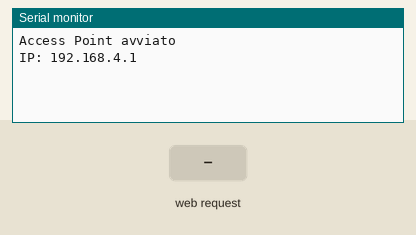
Recording of a program running on a simulated ESP32. Parts: the last lines printed to the serial monitor. Inputs (shaded band) come from the test bench.

Above: at 1.2 s.
1.3 s: HTTP request GET /req1 received
At 2.5 s:
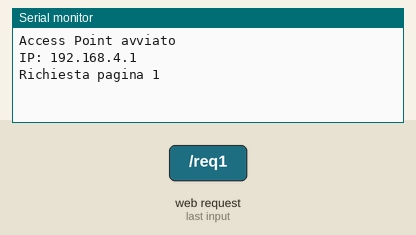
2.8 s: HTTP request GET /req2 received
At 3.6 s:
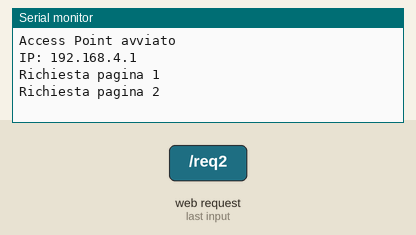

Measured:
- after the input at 1.3 s, the serial monitor: prints a new line at once (image 1)
- after the input at 2.8 s, the serial monitor: prints a new line at once (image 2)

The program:

main.cpp
```cpp
#include <WiFi.h>

const char* ssid = "NOME_RETE_WIFI";
const char* password = "UNA_PASSWORD";

WiFiServer server(80);

void setup_wifi() {
  // Modalità Access Point
  WiFi.softAP(ssid, password);
  Serial.println("Access Point avviato");
  Serial.print("IP: ");
  Serial.println(WiFi.softAPIP());

  server.begin();
}

#define LED_PIN 2
bool ledState = false;

void setup() {
  Serial.begin(115200);

  setup_wifi();

}

void loop() {
  WiFiClient client = server.available();
  if (client) {
    String request = "";
    while (client.connected()) {
      if (client.available()) {
        char c = client.read();
        request += c;
        if (c == '\n' && request.endsWith("\r\n\r\n")) break;
      }
    }

    // Analisi richiesta
    if (request.indexOf("/req1") != -1) {
      ledState = true;
      Serial.println("Richiesta pagina 1");
    }
    if (request.indexOf("/req2") != -1) {
      Serial.println("Richiesta pagina 2");

    }

    // Risposta HTML
    client.println("HTTP/1.1 200 OK");
    client.println("Content-type:text/html");
    client.println();
    client.println("<!DOCTYPE html><html><head><title>ESP32 Web Server</title></head><body>");
    client.println("<h1>Hello World</h1>");
    client.println("<p><a href=\"/req1\"><button>Bottone 1</button></a></p>");
    client.println("</body></html>");
    client.stop();
  }
}
```
